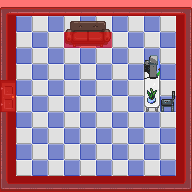

The image is a tile-based game level rendered from a .tmx file. Its description and complete source (layers, tilesets, objects, tile grids) follow:
An orthogonal 12x12 tile map with 16x16 px tiles, 6 tile layers (Floor, Walls, Objects_1, Objects_2, ...) and 1 object.

<map version="1.0" orientation="orthogonal" renderorder="right-down" width="12" height="12" tilewidth="16" tileheight="16" nextobjectid="1">
 <tileset firstgid="1" name="BAGJ_tileset" tilewidth="16" tileheight="16" tilecount="400" columns="20">
  <image source="Tilesets/BAGJ_tileset.png" width="320" height="320" />
  <tile id="8">
   <animation>
    <frame tileid="8" duration="1000" />
    <frame tileid="67" duration="500" />
   </animation>
  </tile>
  <tile id="108">
   <animation>
    <frame tileid="108" duration="600" />
    <frame tileid="107" duration="1400" />
   </animation>
  </tile>
  <tile id="128">
   <animation>
    <frame tileid="128" duration="600" />
    <frame tileid="127" duration="1400" />
   </animation>
  </tile>
  <tile id="180">
   <objectgroup draworder="index">
    <object id="1" x="0" y="0" width="16" height="16" />
   </objectgroup>
  </tile>
 </tileset>
 <layer name="Floor" width="12" height="12">
  <data encoding="csv">
27,27,27,27,27,27,27,27,27,27,27,27,
27,4,5,4,5,4,5,4,5,4,5,27,
27,24,25,24,25,24,25,24,25,24,25,27,
27,4,5,4,5,4,5,4,5,4,5,27,
27,24,25,24,25,24,25,24,25,24,25,27,
27,4,5,4,5,4,5,4,5,4,5,27,
27,24,25,24,25,24,25,24,25,24,25,27,
27,4,5,4,5,4,5,4,5,4,5,27,
27,24,25,24,25,24,25,24,25,24,25,27,
27,4,5,4,5,4,5,4,5,4,5,27,
27,24,25,24,25,24,25,24,25,24,25,27,
27,27,27,27,27,27,27,27,27,27,27,27
</data>
 </layer>
 <layer name="Walls" width="12" height="12">
  <data encoding="csv">
61,62,62,62,62,62,62,62,62,62,62,63,
81,0,0,0,0,0,0,0,0,0,0,83,
81,0,0,0,0,0,0,0,0,0,0,83,
81,0,0,0,0,0,0,0,0,0,0,83,
81,0,0,0,0,0,0,0,0,0,0,83,
81,0,0,0,0,0,0,0,0,0,0,83,
81,0,0,0,0,0,0,0,0,0,0,83,
81,0,0,0,0,0,0,0,0,0,0,83,
81,0,0,0,0,0,0,0,0,0,0,83,
81,0,0,0,0,0,0,0,0,0,0,83,
81,0,0,0,0,0,0,0,0,0,0,83,
101,102,102,102,102,102,102,102,102,102,102,103
</data>
 </layer>
 <layer name="Objects_1" width="12" height="12">
  <data encoding="csv">
0,0,0,0,0,0,0,0,0,0,0,0,
0,0,0,0,72,73,74,0,0,0,0,0,
0,0,0,0,92,93,94,0,0,0,0,0,
0,0,0,0,0,0,0,0,0,51,0,0,
0,0,0,0,0,0,0,0,0,71,0,0,
110,0,0,0,0,0,0,0,0,71,20,0,
130,0,0,0,0,0,0,0,0,91,40,0,
0,0,0,0,0,0,0,0,0,0,0,0,
0,0,0,0,0,0,0,0,0,0,0,0,
0,0,0,0,0,0,0,0,0,0,0,0,
0,0,0,0,0,0,0,0,0,0,0,0,
0,0,0,0,0,0,0,0,0,0,0,0
</data>
 </layer>
 <layer name="Objects_2" width="12" height="12">
  <data encoding="csv">
0,0,0,0,0,0,0,0,0,0,0,0,
0,0,0,0,0,0,0,0,0,0,0,0,
0,0,0,0,0,0,0,0,0,0,0,0,
0,0,0,0,0,0,0,0,0,109,0,0,
0,0,0,0,0,0,0,0,0,129,0,0,
0,0,0,0,0,0,0,0,0,59,0,0,
0,0,0,0,0,0,0,0,0,79,0,0,
0,0,0,0,0,0,0,0,0,0,0,0,
0,0,0,0,0,0,0,0,0,0,0,0,
0,0,0,0,0,0,0,0,0,0,0,0,
0,0,0,0,0,0,0,0,0,0,0,0,
0,0,0,0,0,0,0,0,0,0,0,0
</data>
 </layer>
 <layer name="Over_layer" width="12" height="12">
  <data encoding="csv">
0,0,0,0,0,0,0,0,0,0,0,0,
0,0,0,0,0,0,0,0,0,0,0,0,
0,0,0,0,0,0,0,0,0,0,0,0,
0,0,0,0,0,0,0,0,0,0,0,0,
0,0,0,0,0,0,0,0,0,0,0,0,
0,0,0,0,0,0,0,0,0,0,0,0,
0,0,0,0,0,0,0,0,0,0,0,0,
0,0,0,0,0,0,0,0,0,0,0,0,
0,0,0,0,0,0,0,0,0,0,0,0,
0,0,0,0,0,0,0,0,0,0,0,0,
0,0,0,0,0,0,0,0,0,0,0,0,
0,0,0,0,0,0,0,0,0,0,0,0
</data>
 </layer>
 <layer name="Collision" width="12" height="12" opacity="0.55">
  <data encoding="csv">
181,181,181,181,181,181,181,181,181,181,181,181,
181,0,0,0,0,0,0,0,0,0,0,181,
181,0,0,0,181,181,181,0,0,0,0,181,
181,0,0,0,0,0,0,0,0,0,0,181,
181,0,0,0,0,0,0,0,0,0,0,181,
181,0,0,0,0,0,0,0,0,0,0,181,
181,0,0,0,0,0,0,0,0,0,0,181,
181,0,0,0,0,0,0,0,0,0,0,181,
181,0,0,0,0,0,0,0,0,0,0,181,
181,0,0,0,0,0,0,0,0,0,0,181,
181,0,0,0,0,0,0,0,0,0,0,181,
181,181,181,181,181,181,181,181,181,181,181,181
</data>
 </layer>
</map>